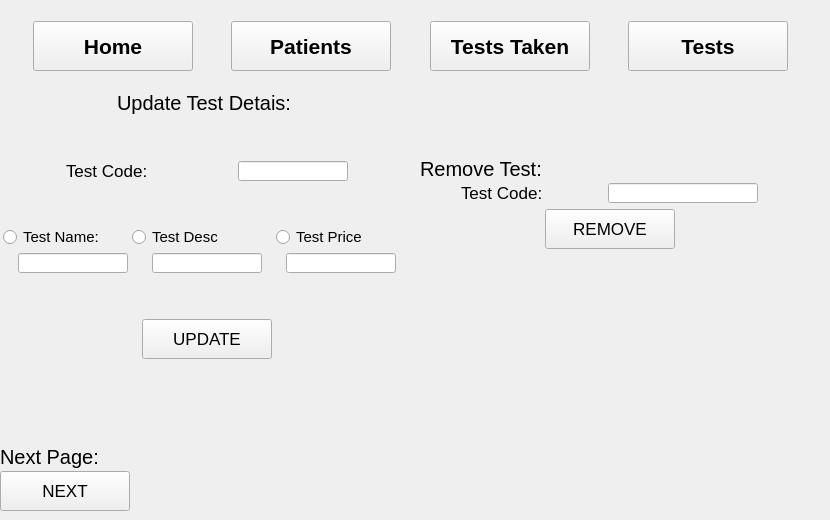
   <widget class="QWidget" name="Test">
    <widget class="QWidget" name="layoutWidget_3">
     <property name="geometry">
      <rect>
       <x>0</x>
       <y>20</y>
       <width>821</width>
       <height>52</height>
      </rect>
     </property>
     <layout class="QHBoxLayout" name="horizontalLayout_6">
      <item>
       <spacer name="horizontalSpacer_17">
        <property name="orientation">
         <enum>Qt::Horizontal</enum>
        </property>
        <property name="sizeHint" stdset="0">
         <size>
          <width>40</width>
          <height>20</height>
         </size>
        </property>
       </spacer>
      </item>
      <item>
       <widget class="QPushButton" name="Home_Test">
        <property name="minimumSize">
         <size>
          <width>160</width>
          <height>50</height>
         </size>
        </property>
        <property name="maximumSize">
         <size>
          <width>160</width>
          <height>50</height>
         </size>
        </property>
        <property name="font">
         <font>
          <pointsize>16</pointsize>
          <weight>75</weight>
          <bold>true</bold>
         </font>
        </property>
        <property name="text">
         <string>Home</string>
        </property>
       </widget>
      </item>
      <item>
       <spacer name="horizontalSpacer_18">
        <property name="orientation">
         <enum>Qt::Horizontal</enum>
        </property>
        <property name="sizeHint" stdset="0">
         <size>
          <width>40</width>
          <height>20</height>
         </size>
        </property>
       </spacer>
      </item>
      <item>
       <widget class="QPushButton" name="Patient_Test">
        <property name="minimumSize">
         <size>
          <width>160</width>
          <height>50</height>
         </size>
        </property>
        <property name="maximumSize">
         <size>
          <width>160</width>
          <height>50</height>
         </size>
        </property>
        <property name="baseSize">
         <size>
          <width>160</width>
          <height>50</height>
         </size>
        </property>
        <property name="font">
         <font>
          <pointsize>16</pointsize>
          <weight>75</weight>
          <bold>true</bold>
         </font>
        </property>
        <property name="text">
         <string>Patients</string>
        </property>
       </widget>
      </item>
      <item>
       <spacer name="horizontalSpacer_19">
        <property name="orientation">
         <enum>Qt::Horizontal</enum>
        </property>
        <property name="sizeHint" stdset="0">
         <size>
          <width>40</width>
          <height>20</height>
         </size>
        </property>
       </spacer>
      </item>
      <item>
       <widget class="QPushButton" name="TestsTaken_Test">
        <property name="minimumSize">
         <size>
          <width>160</width>
          <height>50</height>
         </size>
        </property>
        <property name="maximumSize">
         <size>
          <width>160</width>
          <height>50</height>
         </size>
        </property>
        <property name="font">
         <font>
          <pointsize>16</pointsize>
          <weight>75</weight>
          <bold>true</bold>
         </font>
        </property>
        <property name="text">
         <string>Tests Taken</string>
        </property>
       </widget>
      </item>
      <item>
       <spacer name="horizontalSpacer_20">
        <property name="orientation">
         <enum>Qt::Horizontal</enum>
        </property>
        <property name="sizeHint" stdset="0">
         <size>
          <width>40</width>
          <height>20</height>
         </size>
        </property>
       </spacer>
      </item>
      <item>
       <widget class="QPushButton" name="Tests_Test">
        <property name="minimumSize">
         <size>
          <width>160</width>
          <height>50</height>
         </size>
        </property>
        <property name="maximumSize">
         <size>
          <width>160</width>
          <height>50</height>
         </size>
        </property>
        <property name="font">
         <font>
          <pointsize>16</pointsize>
          <weight>75</weight>
          <bold>true</bold>
         </font>
        </property>
        <property name="text">
         <string>Tests</string>
        </property>
       </widget>
      </item>
      <item>
       <spacer name="horizontalSpacer_21">
        <property name="orientation">
         <enum>Qt::Horizontal</enum>
        </property>
        <property name="sizeHint" stdset="0">
         <size>
          <width>40</width>
          <height>20</height>
         </size>
        </property>
       </spacer>
      </item>
     </layout>
    </widget>
    <widget class="QWidget" name="layoutWidget">
     <property name="geometry">
      <rect>
       <x>420</x>
       <y>90</y>
       <width>380</width>
       <height>231</height>
      </rect>
     </property>
     <layout class="QVBoxLayout" name="verticalLayout_19">
      <item>
       <layout class="QVBoxLayout" name="verticalLayout_18">
        <item>
         <widget class="QLabel" name="label_28">
          <property name="minimumSize">
           <size>
            <width>170</width>
            <height>16</height>
           </size>
          </property>
          <property name="maximumSize">
           <size>
            <width>170</width>
            <height>16</height>
           </size>
          </property>
          <property name="font">
           <font>
            <pointsize>15</pointsize>
           </font>
          </property>
          <property name="text">
           <string>Remove Test:</string>
          </property>
         </widget>
        </item>
        <item>
         <layout class="QVBoxLayout" name="verticalLayout_20">
          <item>
           <layout class="QHBoxLayout" name="horizontalLayout_27">
            <item>
             <widget class="QLabel" name="label_29">
              <property name="minimumSize">
               <size>
                <width>100</width>
                <height>16</height>
               </size>
              </property>
              <property name="maximumSize">
               <size>
                <width>100</width>
                <height>16</height>
               </size>
              </property>
              <property name="font">
               <font>
                <pointsize>13</pointsize>
               </font>
              </property>
              <property name="text">
               <string>Test Code:</string>
              </property>
             </widget>
            </item>
            <item>
             <widget class="QLineEdit" name="Remove_Test_Code">
              <property name="minimumSize">
               <size>
                <width>150</width>
                <height>20</height>
               </size>
              </property>
              <property name="maximumSize">
               <size>
                <width>150</width>
                <height>20</height>
               </size>
              </property>
             </widget>
            </item>
           </layout>
          </item>
          <item>
           <layout class="QHBoxLayout" name="horizontalLayout_42">
            <item>
             <spacer name="horizontalSpacer_53">
              <property name="orientation">
               <enum>Qt::Horizontal</enum>
              </property>
              <property name="sizeHint" stdset="0">
               <size>
                <width>40</width>
                <height>20</height>
               </size>
              </property>
             </spacer>
            </item>
            <item>
             <widget class="QPushButton" name="Remove_Test_Button">
              <property name="minimumSize">
               <size>
                <width>130</width>
                <height>40</height>
               </size>
              </property>
              <property name="maximumSize">
               <size>
                <width>130</width>
                <height>40</height>
               </size>
              </property>
              <property name="font">
               <font>
                <pointsize>13</pointsize>
               </font>
              </property>
              <property name="text">
               <string>REMOVE</string>
              </property>
             </widget>
            </item>
            <item>
             <spacer name="horizontalSpacer_52">
              <property name="orientation">
               <enum>Qt::Horizontal</enum>
              </property>
              <property name="sizeHint" stdset="0">
               <size>
                <width>88</width>
                <height>38</height>
               </size>
              </property>
             </spacer>
            </item>
           </layout>
          </item>
         </layout>
        </item>
       </layout>
      </item>
     </layout>
    </widget>
    <widget class="QWidget" name="layoutWidget">
     <property name="geometry">
      <rect>
       <x>0</x>
       <y>90</y>
       <width>414</width>
       <height>421</height>
      </rect>
     </property>
     <layout class="QVBoxLayout" name="verticalLayout_9">
      <item>
       <layout class="QVBoxLayout" name="verticalLayout_21">
        <item>
         <layout class="QHBoxLayout" name="horizontalLayout_30">
          <item>
           <spacer name="horizontalSpacer_36">
            <property name="orientation">
             <enum>Qt::Horizontal</enum>
            </property>
            <property name="sizeHint" stdset="0">
             <size>
              <width>40</width>
              <height>20</height>
             </size>
            </property>
           </spacer>
          </item>
          <item>
           <widget class="QLabel" name="label_30">
            <property name="minimumSize">
             <size>
              <width>180</width>
              <height>25</height>
             </size>
            </property>
            <property name="maximumSize">
             <size>
              <width>180</width>
              <height>25</height>
             </size>
            </property>
            <property name="font">
             <font>
              <pointsize>15</pointsize>
             </font>
            </property>
            <property name="text">
             <string>Update Test Detais:</string>
            </property>
           </widget>
          </item>
          <item>
           <spacer name="horizontalSpacer_37">
            <property name="orientation">
             <enum>Qt::Horizontal</enum>
            </property>
            <property name="sizeHint" stdset="0">
             <size>
              <width>40</width>
              <height>20</height>
             </size>
            </property>
           </spacer>
          </item>
         </layout>
        </item>
        <item>
         <spacer name="verticalSpacer_9">
          <property name="orientation">
           <enum>Qt::Vertical</enum>
          </property>
          <property name="sizeHint" stdset="0">
           <size>
            <width>20</width>
            <height>40</height>
           </size>
          </property>
         </spacer>
        </item>
        <item>
         <layout class="QHBoxLayout" name="horizontalLayout_45">
          <item>
           <widget class="QLabel" name="label_40">
            <property name="minimumSize">
             <size>
              <width>100</width>
              <height>16</height>
             </size>
            </property>
            <property name="maximumSize">
             <size>
              <width>100</width>
              <height>16</height>
             </size>
            </property>
            <property name="font">
             <font>
              <pointsize>13</pointsize>
             </font>
            </property>
            <property name="text">
             <string>Test Code:</string>
            </property>
           </widget>
          </item>
          <item>
           <widget class="QLineEdit" name="Update_Test_Code">
            <property name="minimumSize">
             <size>
              <width>110</width>
              <height>20</height>
             </size>
            </property>
            <property name="maximumSize">
             <size>
              <width>110</width>
              <height>20</height>
             </size>
            </property>
           </widget>
          </item>
         </layout>
        </item>
        <item>
         <spacer name="verticalSpacer_8">
          <property name="orientation">
           <enum>Qt::Vertical</enum>
          </property>
          <property name="sizeHint" stdset="0">
           <size>
            <width>20</width>
            <height>40</height>
           </size>
          </property>
         </spacer>
        </item>
        <item>
         <layout class="QVBoxLayout" name="verticalLayout_22">
          <item>
           <layout class="QHBoxLayout" name="horizontalLayout_31">
            <item>
             <widget class="QRadioButton" name="Test_Name_Radio">
              <property name="minimumSize">
               <size>
                <width>120</width>
                <height>20</height>
               </size>
              </property>
              <property name="maximumSize">
               <size>
                <width>120</width>
                <height>20</height>
               </size>
              </property>
              <property name="font">
               <font>
                <pointsize>11</pointsize>
               </font>
              </property>
              <property name="text">
               <string>Test Name:</string>
              </property>
             </widget>
            </item>
            <item>
             <widget class="QRadioButton" name="Test_DDescription_Radio">
              <property name="minimumSize">
               <size>
                <width>135</width>
                <height>20</height>
               </size>
              </property>
              <property name="maximumSize">
               <size>
                <width>135</width>
                <height>20</height>
               </size>
              </property>
              <property name="font">
               <font>
                <pointsize>11</pointsize>
               </font>
              </property>
              <property name="text">
               <string>Test Desc</string>
              </property>
             </widget>
            </item>
            <item>
             <widget class="QRadioButton" name="Test_Price_Radio">
              <property name="minimumSize">
               <size>
                <width>135</width>
                <height>20</height>
               </size>
              </property>
              <property name="maximumSize">
               <size>
                <width>135</width>
                <height>20</height>
               </size>
              </property>
              <property name="font">
               <font>
                <pointsize>11</pointsize>
               </font>
              </property>
              <property name="text">
               <string>Test Price</string>
              </property>
             </widget>
            </item>
           </layout>
          </item>
          <item>
           <layout class="QHBoxLayout" name="horizontalLayout_32">
            <item>
             <widget class="QLineEdit" name="UpdateTest_Name">
              <property name="minimumSize">
               <size>
                <width>110</width>
                <height>20</height>
               </size>
              </property>
              <property name="maximumSize">
               <size>
                <width>110</width>
                <height>20</height>
               </size>
              </property>
             </widget>
            </item>
            <item>
             <widget class="QLineEdit" name="Update_Test_Desc">
              <property name="minimumSize">
               <size>
                <width>110</width>
                <height>20</height>
               </size>
              </property>
              <property name="maximumSize">
               <size>
                <width>110</width>
                <height>20</height>
               </size>
              </property>
             </widget>
            </item>
            <item>
             <widget class="QLineEdit" name="Update_Test_Price">
              <property name="minimumSize">
               <size>
                <width>110</width>
                <height>20</height>
               </size>
              </property>
              <property name="maximumSize">
               <size>
                <width>110</width>
                <height>20</height>
               </size>
              </property>
             </widget>
            </item>
           </layout>
          </item>
         </layout>
        </item>
        <item>
         <spacer name="verticalSpacer_5">
          <property name="orientation">
           <enum>Qt::Vertical</enum>
          </property>
          <property name="sizeHint" stdset="0">
           <size>
            <width>20</width>
            <height>40</height>
           </size>
          </property>
         </spacer>
        </item>
        <item>
         <layout class="QHBoxLayout" name="horizontalLayout_35">
          <item>
           <spacer name="horizontalSpacer_38">
            <property name="orientation">
             <enum>Qt::Horizontal</enum>
            </property>
            <property name="sizeHint" stdset="0">
             <size>
              <width>40</width>
              <height>20</height>
             </size>
            </property>
           </spacer>
          </item>
          <item>
           <widget class="QPushButton" name="Update_Test_Details_Button">
            <property name="minimumSize">
             <size>
              <width>130</width>
              <height>40</height>
             </size>
            </property>
            <property name="maximumSize">
             <size>
              <width>130</width>
              <height>40</height>
             </size>
            </property>
            <property name="font">
             <font>
              <pointsize>13</pointsize>
             </font>
            </property>
            <property name="text">
             <string>UPDATE</string>
            </property>
           </widget>
          </item>
          <item>
           <spacer name="horizontalSpacer_39">
            <property name="orientation">
             <enum>Qt::Horizontal</enum>
            </property>
            <property name="sizeHint" stdset="0">
             <size>
              <width>40</width>
              <height>20</height>
             </size>
            </property>
           </spacer>
          </item>
         </layout>
        </item>
       </layout>
      </item>
      <item>
       <spacer name="verticalSpacer_4">
        <property name="orientation">
         <enum>Qt::Vertical</enum>
        </property>
        <property name="sizeHint" stdset="0">
         <size>
          <width>20</width>
          <height>40</height>
         </size>
        </property>
       </spacer>
      </item>
      <item>
       <layout class="QVBoxLayout" name="verticalLayout_27">
        <item>
         <widget class="QLabel" name="label_37">
          <property name="minimumSize">
           <size>
            <width>170</width>
            <height>25</height>
           </size>
          </property>
          <property name="maximumSize">
           <size>
            <width>170</width>
            <height>16</height>
           </size>
          </property>
          <property name="font">
           <font>
            <pointsize>15</pointsize>
           </font>
          </property>
          <property name="text">
           <string>Next Page:</string>
          </property>
         </widget>
        </item>
        <item>
         <widget class="QPushButton" name="Next_Page_Tests">
          <property name="minimumSize">
           <size>
            <width>130</width>
            <height>40</height>
           </size>
          </property>
          <property name="maximumSize">
           <size>
            <width>130</width>
            <height>40</height>
           </size>
          </property>
          <property name="font">
           <font>
            <pointsize>13</pointsize>
           </font>
          </property>
          <property name="text">
           <string>NEXT</string>
          </property>
         </widget>
        </item>
       </layout>
      </item>
     </layout>
    </widget>
   </widget>
